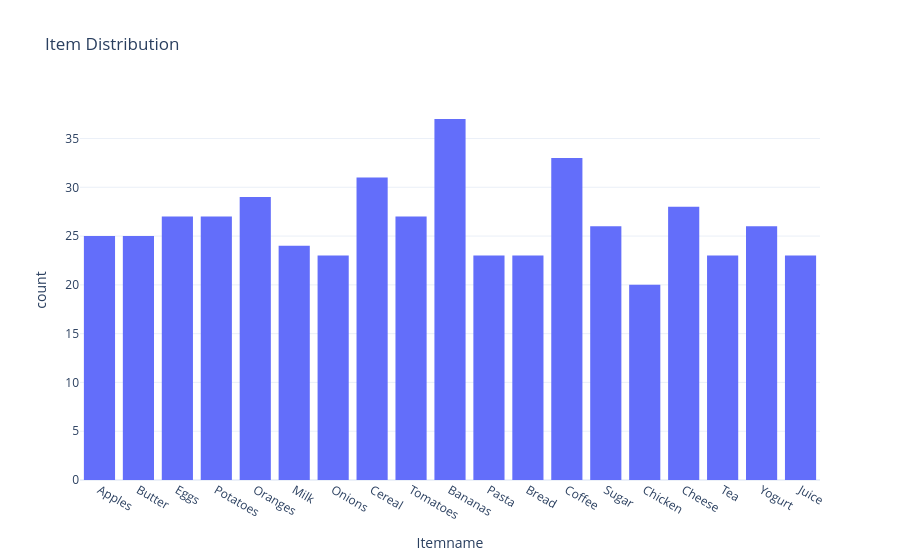

Notebook code for this chart:
### Markdown cell above
# 3. Item Distribution

### Code cell
fig = px.histogram(data, x='Itemname', title='Item Distribution')
fig.show()

### Figure 1 — Plotly figure (JSON) as saved in the notebook; plotly's stock layout.template omitted (floating-point values rounded to 4 significant figures; data arrays with more than 128 entries replaced by an {"elided": "..."} marker saying what was removed)
{"data": [{"bingroup": "x", "hovertemplate": "Itemname=%{x}<br>count=%{y}<extra></extra>", "legendgroup": "", "marker": {"color": "#636efa", "pattern": {"shape": ""}}, "name": "", "orientation": "v", "showlegend": false, "type": "histogram", "x": {"elided": "500 str values"}, "xaxis": "x", "yaxis": "y"}], "layout": {"barmode": "relative", "legend": {"tracegroupgap": 0}, "title": {"text": "Item Distribution"}, "xaxis": {"anchor": "y", "domain": [0, 1], "title": {"text": "Itemname"}}, "yaxis": {"anchor": "x", "domain": [0, 1], "title": {"text": "count"}}}}
